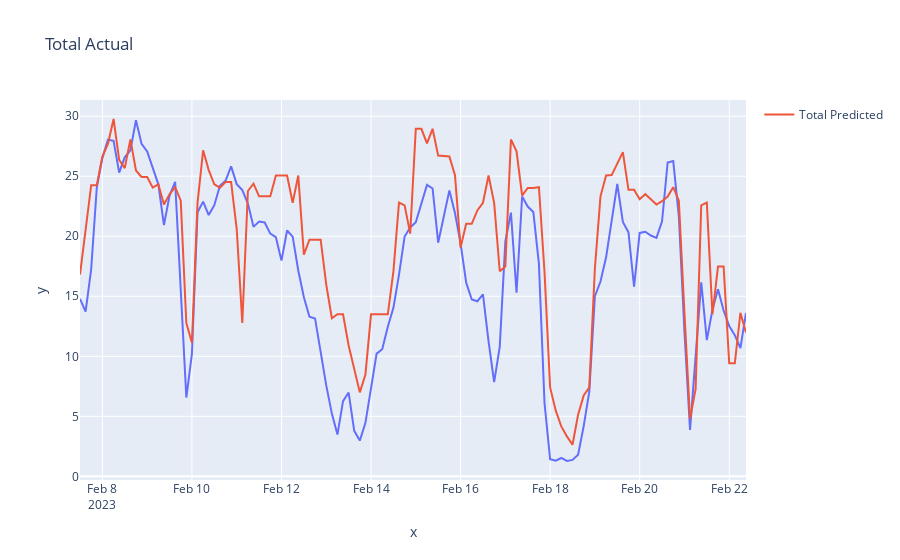

Source (notebook cell):
### Code cell
# plot total_pred vs total_y_test
fig = px.line(x=total_y_test.index, y=total_y_test.values, title="Total Actual")
fig.add_scatter(x=total_y_test.index, y=combined_pred, mode='lines', name='Total Predicted')
fig.show()
